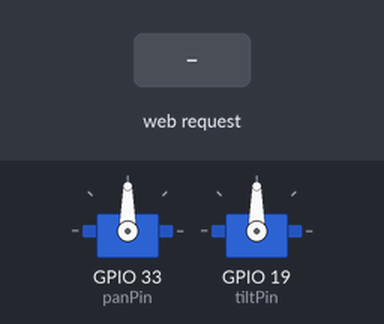
Recording of a sketch running on a simulated ESP32. On the bench: 2 × servo. The test bench sets the inputs (shaded band). WiFi joins after 1.5 s; servers stay silent unless stated; what the sketch prints to the serial monitor is not drawn.

Above: at 3.9 s.
4.0 s: HTTP request GET /toggleTracking?state=true received
5.5 s: HTTP request GET /track?state=1&pan=1&tilt=1 received
At 6.1 s:
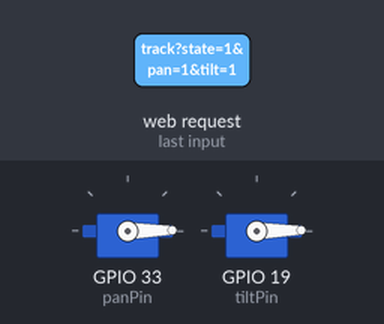
7.0 s: HTTP request GET /track?state=120&pan=120&tilt=120 received
At 8.4 s:
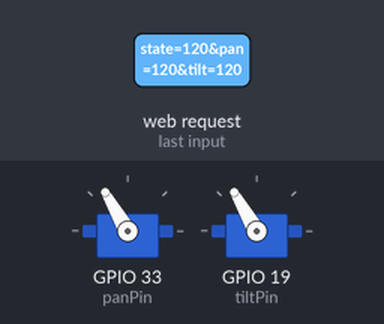
Timing chart, 0 to 10.0 s (numbered marks = the images above; inputs shaded):
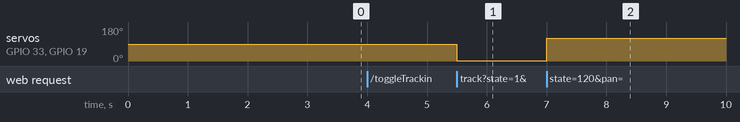

The sketch:

Esp32_Servo.ino
```cpp
#include <ESP32Servo.h>
#include <WebServer.h>
#include <WiFi.h>

// =======================================================
// KONFIGURASI WIFI
// =======================================================
const char *ssid = "YOUR_WIFI_NAME";
const char *password = "YOUR_WIFI_PASSWORD";

// =======================================================
// KONFIGURASI PIN SERVO
// =======================================================
// Sesuaikan pin dengan yang Anda gunakan di ESP32
// Menyesuaikan dengan wiring di project Medical Waste agar langsung jalan tanpa mengubah kabel
const int panPin = 33;  // Servo 1: Kanan - Kiri (Pan)
const int tiltPin = 19; // Servo 2: Atas - Bawah (Tilt)

Servo servoPan;
Servo servoTilt;

WebServer server(80);

// Nilai awal posisi servo (di tengah)
int panAngle = 90;
int tiltAngle = 90;

// Status Auto Tracking
bool autoTrackingEnabled = false;

//Made by Zmc18-Robotics ~ @mc.zminecrafter_18 ~ Zmc18_Roboticz
// =======================================================
// HALAMAN WEB UI (HTML + CSS + JS)
// =======================================================
// Menggunakan desain modern dan dark mode
const char *htmlPage = R"rawliteral(
<!DOCTYPE html>
<html lang="id">
<head>
  <meta charset="UTF-8">
  <meta name="viewport" content="width=device-width, initial-scale=1.0">
  <title>Turret Servo Web IoT</title>
  <style>
    @import url('https://fonts.googleapis.com/css2?family=Inter:wght@400;600;800&display=swap');

    body {
      font-family: 'Inter', sans-serif;
      background-color: #0f172a;
      color: #f8fafc;
      display: flex;
      flex-direction: column;
      align-items: center;
      justify-content: center;
      height: 100vh;
      margin: 0;
    }
    .card {
      background: #1e293b;
      padding: 30px;
      border-radius: 20px;
      box-shadow: 0 20px 40px rgba(0,0,0,0.4);
      width: 85%;
      max-width: 400px;
      border: 1px solid #334155;
    }
    h1 {
      margin-top: 0;
      color: #38bdf8;
      font-size: 26px;
      text-align: center;
      text-transform: uppercase;
      letter-spacing: 1px;
    }
    .status {
      text-align: center;
      font-size: 14px;
      color: #94a3b8;
      margin-bottom: 30px;
    }
    .slider-container {
      margin: 25px 0;
      background: #0f172a;
      padding: 20px;
      border-radius: 15px;
      border: 1px solid #1e293b;
    }
    .slider-label {
      display: flex;
      justify-content: space-between;
      margin-bottom: 15px;
      font-weight: 600;
      font-size: 16px;
      color: #e2e8f0;
    }
    .value-badge {
      background: #38bdf8;
      color: #0f172a;
      padding: 2px 10px;
      border-radius: 12px;
      font-size: 14px;
      font-weight: 800;
    }
    input[type=range] {
      -webkit-appearance: none;
      width: 100%;
      background: transparent;
    }
    input[type=range]:focus {
      outline: none;
    }
    input[type=range]::-webkit-slider-runnable-track {
      width: 100%;
      height: 10px;
      cursor: pointer;
      background: #334155;
      border-radius: 5px;
      transition: 0.2s;
    }
    input[type=range]:hover::-webkit-slider-runnable-track {
      background: #475569;
    }
    input[type=range]::-webkit-slider-thumb {
      height: 28px;
      width: 28px;
      border-radius: 50%;
      background: #38bdf8;
      cursor: pointer;
      -webkit-appearance: none;
      margin-top: -9px;
      box-shadow: 0 0 15px rgba(56, 189, 248, 0.4);
      transition: all 0.2s;
      border: 3px solid #0f172a;
    }
    input[type=range]::-webkit-slider-thumb:hover {
      transform: scale(1.15);
      box-shadow: 0 0 20px rgba(56, 189, 248, 0.6);
    }
    input[type=range]::-webkit-slider-thumb:active {
      transform: scale(1.25);
      background: #7dd3fc;
    }
    .btn-reset {
      background: #334155;
      color: #f8fafc;
      border: 1px solid #475569;
      padding: 12px 20px;
      border-radius: 12px;
      font-size: 15px;
      font-weight: 600;
      cursor: pointer;
      width: 100%;
      margin-top: 10px;
      transition: all 0.2s;
      font-family: 'Inter', sans-serif;
    }
    .btn-reset:hover {
      background: #475569;
      border-color: #94a3b8;
    }
    .btn-reset:active {
      transform: scale(0.98);
      background: #1e293b;
    }
    .switch {
      position: relative;
      display: inline-block;
      width: 50px;
      height: 24px;
    }
    .switch input {
      opacity: 0;
      width: 0;
      height: 0;
    }
    .slider-toggle {
      position: absolute;
      cursor: pointer;
      top: 0; left: 0; right: 0; bottom: 0;
      background-color: #334155;
      transition: .4s;
      border-radius: 24px;
    }
    .slider-toggle:before {
      position: absolute;
      content: "";
      height: 18px;
      width: 18px;
      left: 3px;
      bottom: 3px;
      background-color: #f8fafc;
      transition: .4s;
      border-radius: 50%;
    }
    input:checked + .slider-toggle {
      background-color: #22d55a;
    }
    input:checked + .slider-toggle:before {
      transform: translateX(26px);
    }
  </style>
</head>
<body>
  <div class="card">
    <h1>Turret Control</h1>
    <div class="status">Live Servo Web IoT Dashboard</div>

    <div style="display:flex; justify-content:space-between; align-items:center; background:#0f172a; padding:15px; border-radius:12px; border:1px solid #1e293b; margin-bottom:20px;">
      <span style="font-weight:600; font-size:15px;">🤖 Auto Tracking (Python)</span>
      <label class="switch">
        <input type="checkbox" id="trackingToggle" onchange="toggleTracking(this.checked)">
        <span class="slider-toggle"></span>
      </label>
    </div>

    <div class="slider-container">
      <div class="slider-label">
        <span>Servo 1 (Kanan-Kiri)</span>
        <span class="value-badge" id="panValue">90&deg;</span>
      </div>
      <input type="range" min="0" max="180" value="90" id="panSlider" oninput="updateServo('pan', this.value)">
    </div>

    <div class="slider-container">
      <div class="slider-label">
        <span>Servo 2 (Atas-Bawah)</span>
        <span class="value-badge" id="tiltValue">90&deg;</span>
      </div>
      <input type="range" min="0" max="180" value="90" id="tiltSlider" oninput="updateServo('tilt', this.value)">
    </div>

    <button class="btn-reset" onclick="resetToCenter()">&#8634; Reset ke Posisi Tengah (90&deg;)</button>
  </div>

  <script>
    let lastSendTime = {};
    let pendingValue = {};
    let debounceTimer = {};

    function toggleTracking(state) {
      var xhr = new XMLHttpRequest();
      xhr.open("GET", "/toggleTracking?state=" + (state ? "true" : "false"), true);
      xhr.send();
    }

    function sendToESP(type, value) {
      var xhr = new XMLHttpRequest();
      xhr.open("GET", "/set?servo=" + type + "&angle=" + value, true);
      xhr.send();
    }

    function updateServo(type, value) {
      // Perbarui angka di layar secara langsung
      document.getElementById(type + "Value").innerHTML = value + "&deg;";
      pendingValue[type] = value;

      let now = Date.now();

      // Throttle: Kirim perintah maksimal setiap 80ms agar gerakan "Live" & mulus, tanpa membuat ESP32 macet
      if (!lastSendTime[type] || now - lastSendTime[type] > 80) {
        sendToESP(type, pendingValue[type]);
        lastSendTime[type] = now;
      } else {
        // Pastikan posisi terakhir saat jari dilepas tetap terkirim
        clearTimeout(debounceTimer[type]);
        debounceTimer[type] = setTimeout(() => {
          sendToESP(type, pendingValue[type]);
          lastSendTime[type] = Date.now();
        }, 80);
      }
    }

    function resetToCenter() {
      // Kembalikan slider ke tengah
      document.getElementById("panSlider").value = 90;
      document.getElementById("tiltSlider").value = 90;

      // Update angka di UI
      document.getElementById("panValue").innerHTML = "90&deg;";
      document.getElementById("tiltValue").innerHTML = "90&deg;";

      // Kirim perintah reset
      sendToESP('pan', 90);

      // Beri jeda 100ms agar ESP32 tidak menerima 2 request bersamaan yang bisa membuatnya macet
      setTimeout(() => {
        sendToESP('tilt', 90);
      }, 100);
    }
  </script>
</body>
</html>
)rawliteral";

// =======================================================
// HANDLER ROUTING WEB
// =======================================================
void handleRoot() { server.send(200, "text/html", htmlPage); }

void handleToggleTracking() {
  if (server.hasArg("state")) {
    autoTrackingEnabled = (server.arg("state") == "true");
    Serial.print("[SISTEM] Auto Tracking kini: ");
    Serial.println(autoTrackingEnabled ? "ON" : "OFF");
    server.send(200, "text/plain", "OK");
  } else {
    server.send(400, "text/plain", "Bad Request");
  }
}

void handleTrack() {
  // Jika auto tracking mati, abaikan perintah dari Python
  if (!autoTrackingEnabled) {
    server.send(200, "text/plain", "IGNORED");
    return;
  }

  if (server.hasArg("pan") && server.hasArg("tilt")) {
    int pan = server.arg("pan").toInt();
    int tilt = server.arg("tilt").toInt();

    panAngle = constrain(pan, 0, 180);
    tiltAngle = constrain(tilt, 0, 180);

    servoPan.write(panAngle);
    servoTilt.write(tiltAngle);

    server.send(200, "text/plain", "OK");
  } else {
    server.send(400, "text/plain", "Bad Request");
  }
}

void handleSetServo() {
  if (server.hasArg("servo") && server.hasArg("angle")) {
    String servoType = server.arg("servo");
    int angle = server.arg("angle").toInt();

    if (servoType == "pan") {
      panAngle = angle;
      servoPan.write(panAngle);
      Serial.print("Pan (Kanan-Kiri) bergerak ke: ");
      Serial.println(panAngle);
    } else if (servoType == "tilt") {
      tiltAngle = angle;
      servoTilt.write(tiltAngle);
      Serial.print("Tilt (Atas-Bawah) bergerak ke: ");
      Serial.println(tiltAngle);
    }
    server.send(200, "text/plain", "OK");
  } else {
    server.send(400, "text/plain", "Bad Request");
  }
}
//Made by Zmc18-Robotics ~ @mc.zminecrafter_18 ~ Zmc18_Roboticz
// =======================================================
// SETUP AWAL
// =======================================================
void setup() {
  Serial.begin(115200);
  delay(1000);

  Serial.println("\n[SISTEM] Menginisialisasi Servo...");

  // Wajib untuk library ESP32Servo: Alokasikan hardware timer untuk PWM ESP32
  ESP32PWM::allocateTimer(0);
  ESP32PWM::allocateTimer(1);
  ESP32PWM::allocateTimer(2);
  ESP32PWM::allocateTimer(3);

  // Konfigurasi pin PWM untuk ESP32Servo
  // ESP32 membutuhkan penyesuaian frekuensi (50Hz untuk standard servo)
  servoPan.setPeriodHertz(50);
  servoPan.attach(panPin, 500, 2400); // 500us - 2400us adalah rentang umum servo
  delay(20);

  servoTilt.setPeriodHertz(50);
  servoTilt.attach(tiltPin, 500, 2400);
  delay(20);

  // Set posisi awal ke tengah (90 derajat)
  servoPan.write(panAngle);
  servoTilt.write(tiltAngle);
  delay(200);

  // Mulai koneksi WiFi
  Serial.print("[SISTEM] Menghubungkan ke WiFi: ");
  Serial.println(ssid);
  WiFi.begin(ssid, password);

  int attempts = 0;
  while (WiFi.status() != WL_CONNECTED && attempts < 20) {
    delay(500);
    Serial.print(".");
    attempts++;
  }

  if (WiFi.status() == WL_CONNECTED) {
    Serial.println("\n[SISTEM] WiFi Berhasil Terhubung!");
    Serial.print(
        "[SISTEM] Buka IP Address berikut di Browser HP/Laptop Anda: http://");
    Serial.println(WiFi.localIP());
  } else {
    Serial.println(
        "\n[ERROR] Gagal terhubung ke WiFi. Silakan cek SSID dan Password.");
  }

  // Daftarkan route untuk web server
  server.on("/", handleRoot);
  server.on("/set", handleSetServo);
  server.on("/toggleTracking", handleToggleTracking);
  server.on("/track", handleTrack);
//Made by Zmc18-Robotics ~ @mc.zminecrafter_18 ~ Zmc18_Roboticz
  // Jalankan server
  server.begin();
  Serial.println("[SISTEM] Web Server IoT Turret siap digunakan!");
}

// =======================================================
// MAIN LOOP
// =======================================================
void loop() {
  // Tangani request dari client/browser
  server.handleClient();
}
```

Measured:
- after the input at 4.0 s, every drawn part: stays the same
- after the input at 5.5 s, servo on GPIO 33 (panPin), servo on GPIO 19 (tiltPin): 90° → 1° at once
- after the input at 7.0 s, servo on GPIO 33 (panPin), servo on GPIO 19 (tiltPin): 1° → 120° at once
